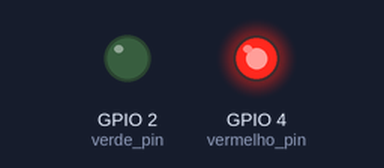
This program was run on a simulated ESP32 board running MicroPython. Parts: output pins drawn as LEDs (lit = HIGH). What the program prints to the serial console is not drawn.

Above: at 0.1 s.
Timing chart, 0 to 1.6 s (numbered marks = the images above):
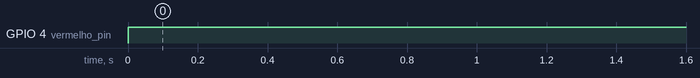

The program:

main.py
```python
'''
 * Docente:          Leopoldo André Dutra Lusquino Filho
 * Discente:         Cesar Augusto Mendes Cordeiro da Silva
 * GitHub:           https://github.com/Cesarquatro
 * Simulador online: https://wokwi.com/projects/359907054174260225
 * Aula 1 - Controle de um sensor de movimento
 * 21/03/2023
'''
#Importação de bibliotecas
from machine import Pin
import time

# Define o pinos conectado aos LEDs como uma saída
vermelho_pin = Pin(4, Pin.OUT)
verde_pin = Pin(2, Pin.OUT)

# Define o pino conectado ao sensor como uma entrada
sensor_pin = Pin(13, Pin.IN)

# Loop principal do programa:
while True:

    #como o valor da leitura do sensor é 1 ou 0, o if interpreta o 1 como true
    # Caso o movimento seja detectado
    if sensor_pin.value():
        # Se o sensor detectar algo, acende o LED verde e apaga o LED vermelho
        verde_pin.on()                # verde ligado
        vermelho_pin.off()            # vermelho desliago
        print("Eu me remecho muito")  # Imprime mensagem indicando que algo foi detectado

    else:
        # Se o sensor não detectar nada, apaga o LED verde e acende o LED vermelho
        verde_pin.off()             # verde desliago
        vermelho_pin.on()           # vermelho ligado
        print("Eu não me remecho")  # Imprime mensagem indicando que nada foi detectado

    time.sleep(0.5)                 # espere 0,5s
```

Measured:
- by itself, GPIO 4 (vermelho_pin): LOW → HIGH at 0.00 s
